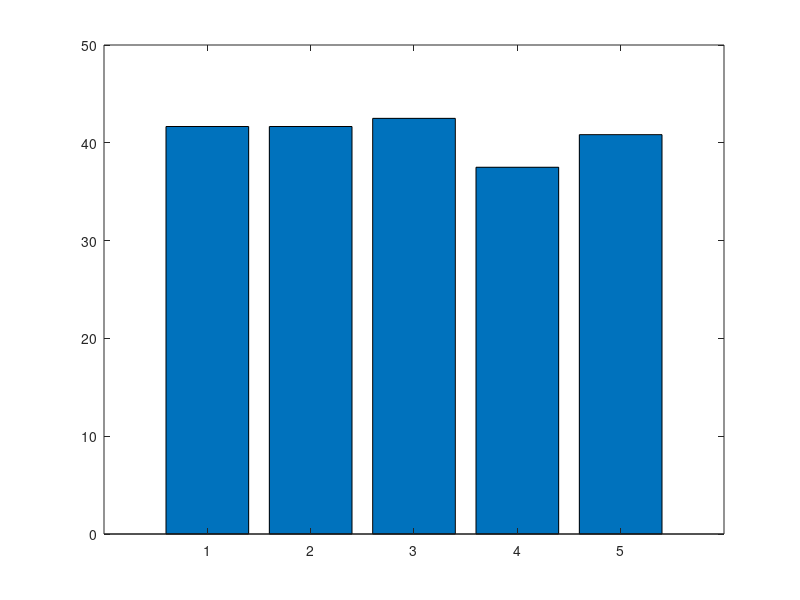

Write MATLAB code to recreate this figure. (Note: this script raises an error after producing the figure.)
%% === DATA ===
% Namn
data_namn = [
    45 45 65 40 20 10;  % Erik
    50 40 65 65 20 10;  % Moussa
    50 45 75 55 10 20;  % Omar
    40 50 65 65 10 20;  % Piotr
    55 50 55 65 10 10   % Rahul
];
labels_namn = {'Scandinavian', 'East Africa', 'Middle Eastern', 'Eastern Europe', 'South Asia'};

% Ålder
data_alder = [
    45 50 70 75 20 10;
    45 50 75 75 10 10;
    35 50 60 70 20 10;
    45 55 75 65 20 10;
    40 44 75 75 20 10
];
labels_alder = {'22', '25', '28', '31', '34'};

% Kön
data_kon = [
    55 45 60 55 10 10; %Kvinna
    50 55 65 55 10 10; %Kvinna
    55 40 65 55 10 10; %Kvinna
    45 55 40 55 20 20; %man
    50 45 6 555 20 10; %man
    60 55 55 55 10 10  %man
];
labels_kon = {'Woman', 'Woman', 'Woman', 'Man', 'Man', 'Man'};

%% === Funktion som plottar och sparar figuren som PDF ===
function plotGroupAverages(data, labels, groupTitle, filename)
    uniqueGroups = unique(labels);
    means = zeros(length(uniqueGroups), 1);
    
    for i = 1:length(uniqueGroups)
        idx = strcmp(labels, uniqueGroups{i});
        means(i) = mean(data(idx,:), 'all');
    end

    figure('Visible', 'off');  % 'off' om du inte vill öppna figuren varje gång
    b = bar(means);
    colors = lines(length(uniqueGroups));
    for i = 1:length(uniqueGroups)
        b.CData(i,:) = colors(i,:);
    end

    set(gca, 'XTickLabel', uniqueGroups);
    title(['Average score: ', groupTitle]);
    ylabel('Average Testresults (%)');
    %ylim([70 90]);
    grid on;

    % Spara figuren som PDF
    exportgraphics(gcf, [filename, '.pdf'], 'ContentType', 'vector');
end

%% === Plottar och sparar för varje grupp ===
plotGroupAverages(data_namn, labels_namn, 'Demographic Name', 'average_name');
plotGroupAverages(data_alder, labels_alder, 'Age groups', 'average_age');
plotGroupAverages(data_kon, labels_kon, 'Gender', 'average_gender');
